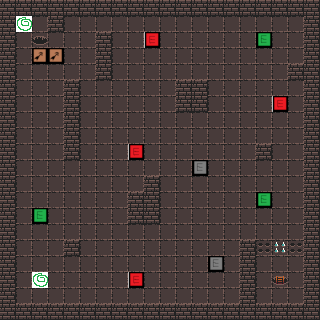

This game map was drawn from its Tiled (.tmx) file and the tilesets committed beside it. A one-line description and the full map source follow:
An orthogonal 20x20 tile map with 16x16 px tiles, 1 tile layer (Warstwa Kafelków 1).

<map version="1.10" tiledversion="1.10.2" orientation="orthogonal" renderorder="right-down" width="20" height="20" tilewidth="16" tileheight="16" infinite="0" nextlayerid="2" nextobjectid="1">
 <editorsettings>
  <export target="level_11.csv" format="csv" />
 </editorsettings>
 <tileset firstgid="1" source="kafelki_dungeon.tsx" />
 <layer id="1" name="Warstwa Kafelków 1" width="20" height="20">
  <data encoding="csv">
8,8,8,8,8,8,8,8,8,8,8,8,8,8,8,8,8,8,8,8,
8,30,1,8,1,1,1,1,1,1,1,1,1,1,1,1,1,1,1,8,
8,1,7,1,1,1,8,1,1,16,1,1,1,1,1,1,18,1,1,8,
8,1,13,13,1,1,8,1,1,1,1,1,1,1,1,1,1,1,1,8,
8,1,1,1,1,1,8,1,1,1,1,1,1,1,1,1,1,1,8,8,
8,1,1,1,8,1,1,1,1,1,1,8,8,1,1,1,1,1,1,8,
8,1,1,1,8,1,1,1,1,1,1,8,8,1,1,1,1,16,1,8,
8,1,1,1,8,1,1,1,1,1,1,1,1,1,1,1,1,1,1,8,
8,1,1,1,8,1,1,1,1,1,1,1,1,1,1,1,1,1,1,8,
8,1,1,1,8,1,1,1,16,1,1,1,1,1,1,1,8,1,1,8,
8,1,1,1,1,1,1,1,1,1,1,1,19,1,1,1,1,1,1,8,
8,1,1,1,1,1,1,1,1,8,1,1,1,1,1,1,1,1,1,8,
8,1,1,1,1,1,1,1,8,8,1,1,1,1,1,1,18,1,1,8,
8,1,18,1,1,1,1,1,8,8,1,1,1,1,1,1,1,1,1,8,
8,1,1,1,1,1,1,1,1,1,1,1,1,1,1,1,1,1,1,8,
8,1,1,1,8,1,1,1,1,1,1,1,1,1,1,8,24,25,24,8,
8,1,1,1,1,1,1,1,1,1,1,1,1,19,1,8,1,1,1,8,
8,1,30,1,1,1,1,1,16,1,1,1,1,1,1,8,1,6,1,8,
8,1,1,1,1,1,1,1,1,1,1,1,1,1,1,8,1,1,1,8,
8,8,8,8,8,8,8,8,8,8,8,8,8,8,8,8,8,8,8,8
</data>
 </layer>
</map>